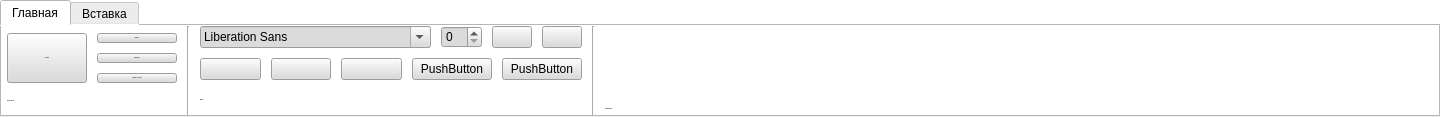
     <widget class="QTabWidget" name="EditMenu_2">
      <property name="sizePolicy">
       <sizepolicy hsizetype="Expanding" vsizetype="Minimum">
        <horstretch>0</horstretch>
        <verstretch>0</verstretch>
       </sizepolicy>
      </property>
      <property name="minimumSize">
       <size>
        <width>1440</width>
        <height>117</height>
       </size>
      </property>
      <property name="styleSheet">
       <string notr="true">background-color: #ffffff;


</string>
      </property>
      <property name="currentIndex">
       <number>0</number>
      </property>
      <widget class="QWidget" name="MainTab">
       <property name="sizePolicy">
        <sizepolicy hsizetype="Minimum" vsizetype="Minimum">
         <horstretch>0</horstretch>
         <verstretch>0</verstretch>
        </sizepolicy>
       </property>
       <property name="minimumSize">
        <size>
         <width>0</width>
         <height>0</height>
        </size>
       </property>
       <attribute name="title">
        <string>Главная</string>
       </attribute>
       <layout class="QHBoxLayout" name="horizontalLayout_4">
        <property name="spacing">
         <number>10</number>
        </property>
        <property name="leftMargin">
         <number>5</number>
        </property>
        <property name="topMargin">
         <number>0</number>
        </property>
        <property name="rightMargin">
         <number>5</number>
        </property>
        <property name="bottomMargin">
         <number>0</number>
        </property>
        <item>
         <layout class="QVBoxLayout" name="VLayoutBuffer">
          <property name="sizeConstraint">
           <enum>QLayout::SizeConstraint::SetMinimumSize</enum>
          </property>
          <property name="bottomMargin">
           <number>5</number>
          </property>
          <item>
           <layout class="QHBoxLayout" name="horizontalLayout_5">
            <property name="sizeConstraint">
             <enum>QLayout::SizeConstraint::SetMinimumSize</enum>
            </property>
            <property name="leftMargin">
             <number>0</number>
            </property>
            <property name="topMargin">
             <number>0</number>
            </property>
            <item>
             <widget class="QPushButton" name="pushButton_2">
              <property name="enabled">
               <bool>true</bool>
              </property>
              <property name="sizePolicy">
               <sizepolicy hsizetype="Preferred" vsizetype="Minimum">
                <horstretch>0</horstretch>
                <verstretch>0</verstretch>
               </sizepolicy>
              </property>
              <property name="font">
               <font>
                <family>SF Pro Text</family>
                <pointsize>-1</pointsize>
                <fontweight>DemiBold</fontweight>
               </font>
              </property>
              <property name="styleSheet">
               <string notr="true">background-color: #dbdbdb;</string>
              </property>
              <property name="text">
               <string>Вставить</string>
              </property>
              <property name="icon">
               <iconset theme="QIcon::ThemeIcon::EditPaste"/>
              </property>
              <property name="flat">
               <bool>false</bool>
              </property>
             </widget>
            </item>
            <item>
             <layout class="QVBoxLayout" name="verticalLayout_7">
              <property name="sizeConstraint">
               <enum>QLayout::SizeConstraint::SetMinimumSize</enum>
              </property>
              <item>
               <widget class="QPushButton" name="pushButton_5">
                <property name="sizePolicy">
                 <sizepolicy hsizetype="Minimum" vsizetype="Fixed">
                  <horstretch>0</horstretch>
                  <verstretch>0</verstretch>
                 </sizepolicy>
                </property>
                <property name="font">
                 <font>
                  <family>SF Pro Text</family>
                  <pointsize>-1</pointsize>
                  <fontweight>DemiBold</fontweight>
                 </font>
                </property>
                <property name="styleSheet">
                 <string notr="true">background-color: #dbdbdb;</string>
                </property>
                <property name="text">
                 <string>Вырезать</string>
                </property>
                <property name="icon">
                 <iconset theme="QIcon::ThemeIcon::EditCut"/>
                </property>
               </widget>
              </item>
              <item>
               <widget class="QPushButton" name="pushButton_4">
                <property name="sizePolicy">
                 <sizepolicy hsizetype="Minimum" vsizetype="Fixed">
                  <horstretch>0</horstretch>
                  <verstretch>0</verstretch>
                 </sizepolicy>
                </property>
                <property name="font">
                 <font>
                  <family>SF Pro Text</family>
                  <pointsize>-1</pointsize>
                  <fontweight>DemiBold</fontweight>
                 </font>
                </property>
                <property name="styleSheet">
                 <string notr="true">background-color: #dbdbdb;</string>
                </property>
                <property name="text">
                 <string>Копировать</string>
                </property>
                <property name="icon">
                 <iconset theme="QIcon::ThemeIcon::EditCopy"/>
                </property>
               </widget>
              </item>
              <item>
               <widget class="QPushButton" name="pushButton_3">
                <property name="sizePolicy">
                 <sizepolicy hsizetype="Minimum" vsizetype="Fixed">
                  <horstretch>0</horstretch>
                  <verstretch>0</verstretch>
                 </sizepolicy>
                </property>
                <property name="font">
                 <font>
                  <family>SF Pro Text</family>
                  <pointsize>-1</pointsize>
                  <fontweight>DemiBold</fontweight>
                 </font>
                </property>
                <property name="styleSheet">
                 <string notr="true">background-color: #dbdbdb;</string>
                </property>
                <property name="text">
                 <string>Формат по образцу</string>
                </property>
               </widget>
              </item>
             </layout>
            </item>
           </layout>
          </item>
          <item>
           <widget class="QLabel" name="label">
            <property name="sizePolicy">
             <sizepolicy hsizetype="Minimum" vsizetype="Fixed">
              <horstretch>0</horstretch>
              <verstretch>0</verstretch>
             </sizepolicy>
            </property>
            <property name="font">
             <font>
              <family>SF Pro Text</family>
              <pointsize>-1</pointsize>
              <italic>true</italic>
              <bold>false</bold>
              <stylestrategy>PreferAntialias</stylestrategy>
             </font>
            </property>
            <property name="text">
             <string>Буфер обмена</string>
            </property>
            <property name="scaledContents">
             <bool>false</bool>
            </property>
           </widget>
          </item>
         </layout>
        </item>
        <item>
         <widget class="Line" name="line">
          <property name="sizePolicy">
           <sizepolicy hsizetype="Fixed" vsizetype="Minimum">
            <horstretch>0</horstretch>
            <verstretch>0</verstretch>
           </sizepolicy>
          </property>
          <property name="orientation">
           <enum>Qt::Orientation::Vertical</enum>
          </property>
         </widget>
        </item>
        <item>
         <layout class="QVBoxLayout" name="verticalLayout_6">
          <property name="sizeConstraint">
           <enum>QLayout::SizeConstraint::SetMinimumSize</enum>
          </property>
          <property name="bottomMargin">
           <number>5</number>
          </property>
          <item>
           <layout class="QVBoxLayout" name="verticalLayout_8">
            <property name="sizeConstraint">
             <enum>QLayout::SizeConstraint::SetMinimumSize</enum>
            </property>
            <property name="bottomMargin">
             <number>0</number>
            </property>
            <item>
             <layout class="QHBoxLayout" name="horizontalLayout_6">
              <property name="sizeConstraint">
               <enum>QLayout::SizeConstraint::SetDefaultConstraint</enum>
              </property>
              <item>
               <widget class="QFontComboBox" name="fontComboBox">
                <property name="styleSheet">
                 <string notr="true">background-color: #dbdbdb;</string>
                </property>
               </widget>
              </item>
              <item>
               <widget class="QSpinBox" name="spinBox">
                <property name="styleSheet">
                 <string notr="true">background-color: #dbdbdb;</string>
                </property>
               </widget>
              </item>
              <item>
               <widget class="QPushButton" name="pushButton_6">
                <property name="sizePolicy">
                 <sizepolicy hsizetype="Fixed" vsizetype="Fixed">
                  <horstretch>0</horstretch>
                  <verstretch>0</verstretch>
                 </sizepolicy>
                </property>
                <property name="styleSheet">
                 <string notr="true">background-color: #dbdbdb;</string>
                </property>
                <property name="text">
                 <string/>
                </property>
                <property name="icon">
                 <iconset theme="QIcon::ThemeIcon::ListAdd"/>
                </property>
               </widget>
              </item>
              <item>
               <widget class="QPushButton" name="pushButton_7">
                <property name="sizePolicy">
                 <sizepolicy hsizetype="Fixed" vsizetype="Fixed">
                  <horstretch>0</horstretch>
                  <verstretch>0</verstretch>
                 </sizepolicy>
                </property>
                <property name="styleSheet">
                 <string notr="true">background-color: #dbdbdb;</string>
                </property>
                <property name="text">
                 <string/>
                </property>
                <property name="icon">
                 <iconset theme="QIcon::ThemeIcon::ListRemove"/>
                </property>
               </widget>
              </item>
             </layout>
            </item>
            <item>
             <layout class="QHBoxLayout" name="horizontalLayout_7">
              <property name="sizeConstraint">
               <enum>QLayout::SizeConstraint::SetDefaultConstraint</enum>
              </property>
              <item>
               <widget class="QPushButton" name="pushButton_10">
                <property name="styleSheet">
                 <string notr="true">background-color: #dbdbdb;</string>
                </property>
                <property name="text">
                 <string/>
                </property>
                <property name="icon">
                 <iconset theme="QIcon::ThemeIcon::FormatTextBold"/>
                </property>
               </widget>
              </item>
              <item>
               <widget class="QPushButton" name="pushButton_9">
                <property name="styleSheet">
                 <string notr="true">background-color: #dbdbdb;</string>
                </property>
                <property name="text">
                 <string/>
                </property>
                <property name="icon">
                 <iconset theme="QIcon::ThemeIcon::FormatTextItalic"/>
                </property>
               </widget>
              </item>
              <item>
               <widget class="QPushButton" name="pushButton_11">
                <property name="styleSheet">
                 <string notr="true">background-color: #dbdbdb;</string>
                </property>
                <property name="text">
                 <string/>
                </property>
                <property name="icon">
                 <iconset theme="QIcon::ThemeIcon::FormatTextUnderline"/>
                </property>
               </widget>
              </item>
              <item>
               <widget class="QPushButton" name="pushButton_12">
                <property name="styleSheet">
                 <string notr="true">background-color: #dbdbdb;</string>
                </property>
                <property name="text">
                 <string>PushButton</string>
                </property>
               </widget>
              </item>
              <item>
               <widget class="QPushButton" name="pushButton_8">
                <property name="styleSheet">
                 <string notr="true">background-color: #dbdbdb;</string>
                </property>
                <property name="text">
                 <string>PushButton</string>
                </property>
               </widget>
              </item>
             </layout>
            </item>
           </layout>
          </item>
          <item>
           <widget class="QLabel" name="label_3">
            <property name="sizePolicy">
             <sizepolicy hsizetype="Preferred" vsizetype="Minimum">
              <horstretch>0</horstretch>
              <verstretch>0</verstretch>
             </sizepolicy>
            </property>
            <property name="font">
             <font>
              <family>SF Pro Text</family>
              <pointsize>-1</pointsize>
              <italic>true</italic>
              <stylestrategy>PreferAntialias</stylestrategy>
             </font>
            </property>
            <property name="text">
             <string>Шрифт</string>
            </property>
           </widget>
          </item>
         </layout>
        </item>
        <item>
         <widget class="Line" name="line_2">
          <property name="orientation">
           <enum>Qt::Orientation::Vertical</enum>
          </property>
         </widget>
        </item>
        <item>
         <layout class="QVBoxLayout" name="verticalLayout_9">
          <property name="spacing">
           <number>0</number>
          </property>
          <property name="sizeConstraint">
           <enum>QLayout::SizeConstraint::SetMinimumSize</enum>
          </property>
          <property name="bottomMargin">
           <number>5</number>
          </property>
          <item>
           <layout class="QVBoxLayout" name="verticalLayout_11">
            <item>
             <layout class="QHBoxLayout" name="horizontalLayout_13"/>
            </item>
            <item>
             <spacer name="verticalSpacer_2">
              <property name="orientation">
               <enum>Qt::Orientation::Vertical</enum>
              </property>
              <property name="sizeHint" stdset="0">
               <size>
                <width>20</width>
                <height>40</height>
               </size>
              </property>
             </spacer>
            </item>
            <item>
             <layout class="QHBoxLayout" name="horizontalLayout_9">
              <property name="bottomMargin">
               <number>4</number>
              </property>
             </layout>
            </item>
           </layout>
          </item>
          <item>
           <widget class="QLabel" name="label_4">
            <property name="sizePolicy">
             <sizepolicy hsizetype="Preferred" vsizetype="Minimum">
              <horstretch>0</horstretch>
              <verstretch>0</verstretch>
             </sizepolicy>
            </property>
            <property name="font">
             <font>
              <family>SF Pro Text</family>
              <pointsize>-1</pointsize>
              <italic>true</italic>
             </font>
            </property>
            <property name="text">
             <string>Выравнивание</string>
            </property>
           </widget>
          </item>
         </layout>
        </item>
        <item>
         <layout class="QVBoxLayout" name="verticalLayout_5">
          <property name="sizeConstraint">
           <enum>QLayout::SizeConstraint::SetMinimumSize</enum>
          </property>
         </layout>
        </item>
        <item>
         <layout class="QVBoxLayout" name="verticalLayout_10">
          <property name="sizeConstraint">
           <enum>QLayout::SizeConstraint::SetDefaultConstraint</enum>
          </property>
         </layout>
        </item>
        <item>
         <spacer name="horizontalSpacer_5">
          <property name="orientation">
           <enum>Qt::Orientation::Horizontal</enum>
          </property>
          <property name="sizeHint" stdset="0">
           <size>
            <width>40</width>
            <height>20</height>
           </size>
          </property>
         </spacer>
        </item>
        <item>
         <spacer name="horizontalSpacer_3">
          <property name="orientation">
           <enum>Qt::Orientation::Vertical</enum>
          </property>
          <property name="sizeHint" stdset="0">
           <size>
            <width>40</width>
            <height>20</height>
           </size>
          </property>
         </spacer>
        </item>
       </layout>
      </widget>
      <widget class="QWidget" name="tab_5">
       <attribute name="title">
        <string>Вставка</string>
       </attribute>
      </widget>
     </widget>
